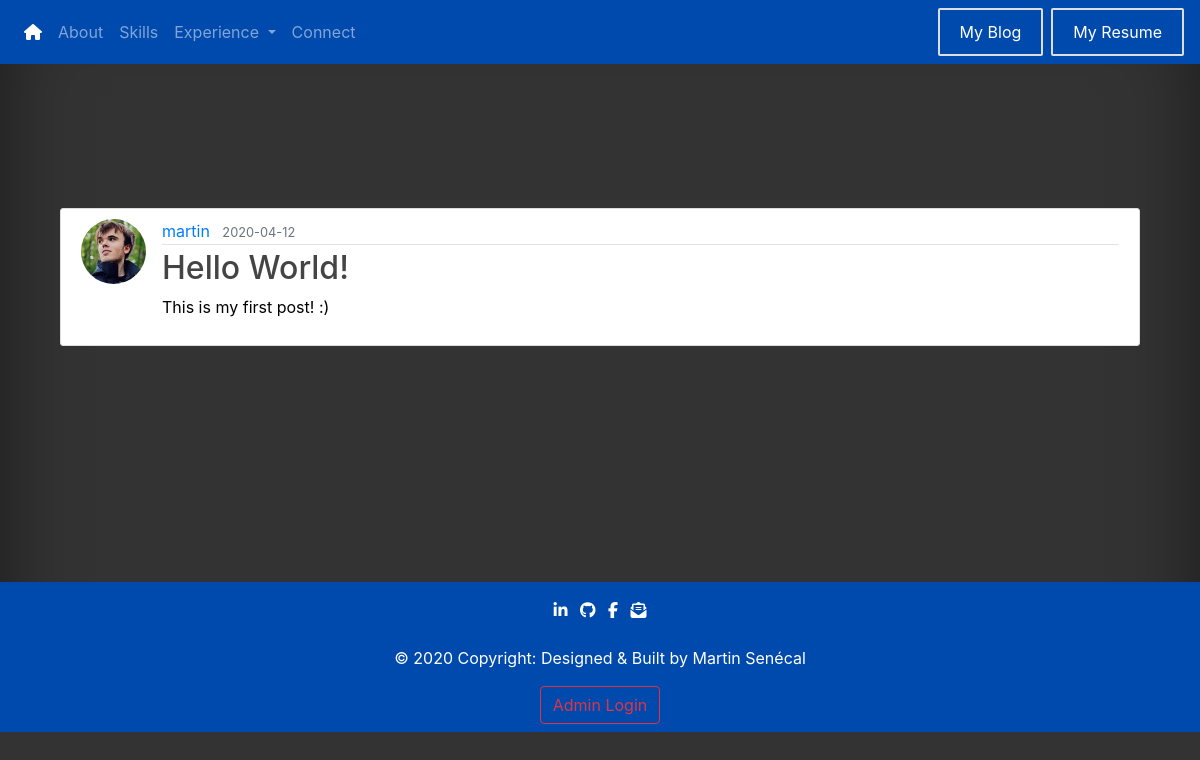
/post/1, run on an earlier commit of the app's database.
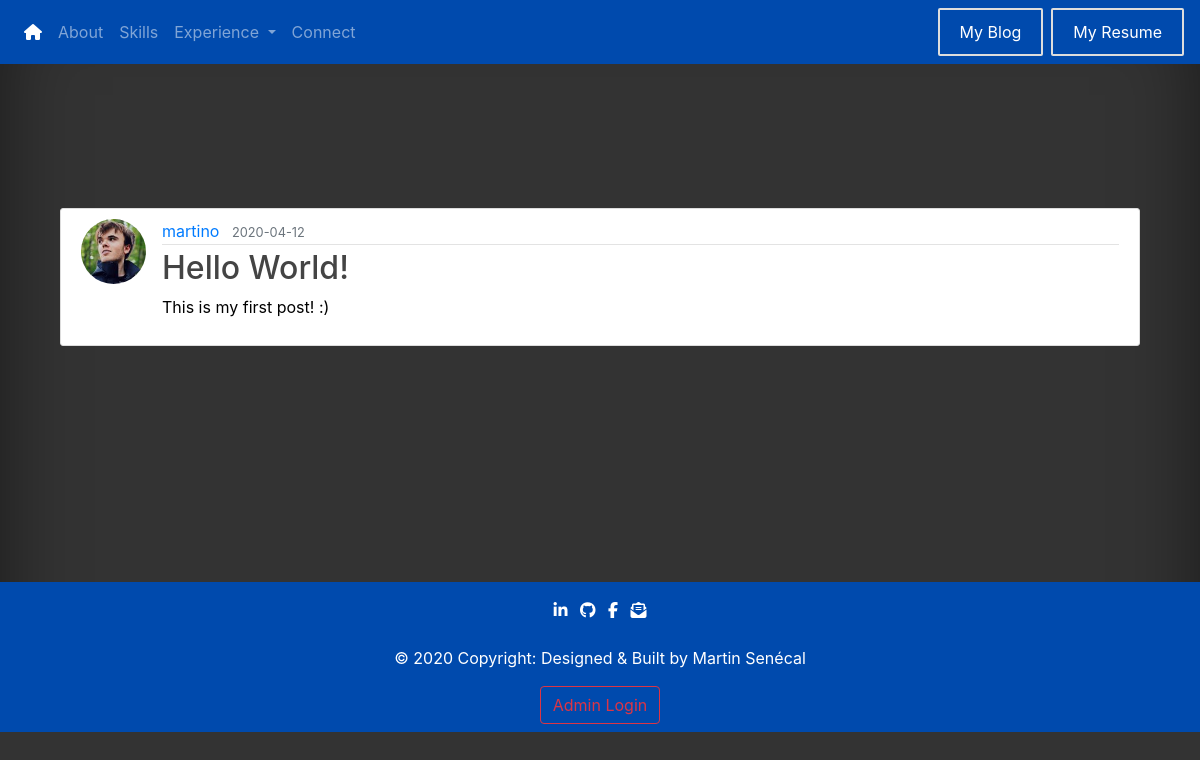
And on a later commit of the database.
### portfolio/models.py (models this page shows, shortened)
class User(db.Model, UserMixin):
    id = db.Column(db.Integer, primary_key=True)  # Way to Identify User.
    username = db.Column(db.String(20), unique=True, nullable=False)  # Unique Username and Mandatory.
    email = db.Column(db.String(100), unique=True, nullable=False)  # Unique Email and Mandatory.
    image_file = db.Column(db.String(20), nullable=False, default='default.jpg')  # Profile Pictures.
    password = db.Column(db.String(60), nullable=False)  # Hash Password
    posts = db.relationship('Post', backref='author', lazy=True)  # Load Data from the same user.

### portfolio/routes.py (the view)
@app.route("/post/<int:post_id>")
def post(post_id):
    post = Post.query.get_or_404(post_id)
    return render_template('post.html', post=post)

### portfolio/templates/post.html (shortened to what this page needs)
{% extends "base.html" %}
{% block css %}
    <link rel="stylesheet" type="text/css" href="{{ url_for('static',filename='css/designblog.css') }}">
{% endblock css %}
{% block body %}
    <br>
    <br>
    <br>
    <br>
    <br>
    <br>
    <div class="container">
        <article class="media content-section">
            <img class="rounded-circle article-img"
                 src="{{ url_for('static', filename='profile_pics/' + post.author.image_file) }}">
            <div class="media-body">
                <div class="article-metadata">
                    <a class="mr-2 text-primary" href="#">{{ post.author.username }}</a>
                    <small class="text-muted">{{ post.date_posted.strftime('%Y-%m-%d') }}</small>
                </div>
                <h2 class="article-title">{{ post.title }}</h2>
                <p class="article-content">{{ post.content }}</p>
            </div>
        </article>
    </div>
    <br>
    <br>
    <br>
    <br>
    <br>
    <br>
    <br>
    <br>
    <br>
{% endblock body %}

What changed in the data, as far as the page shows it:
changed User: author.username "martin" → "martino"
